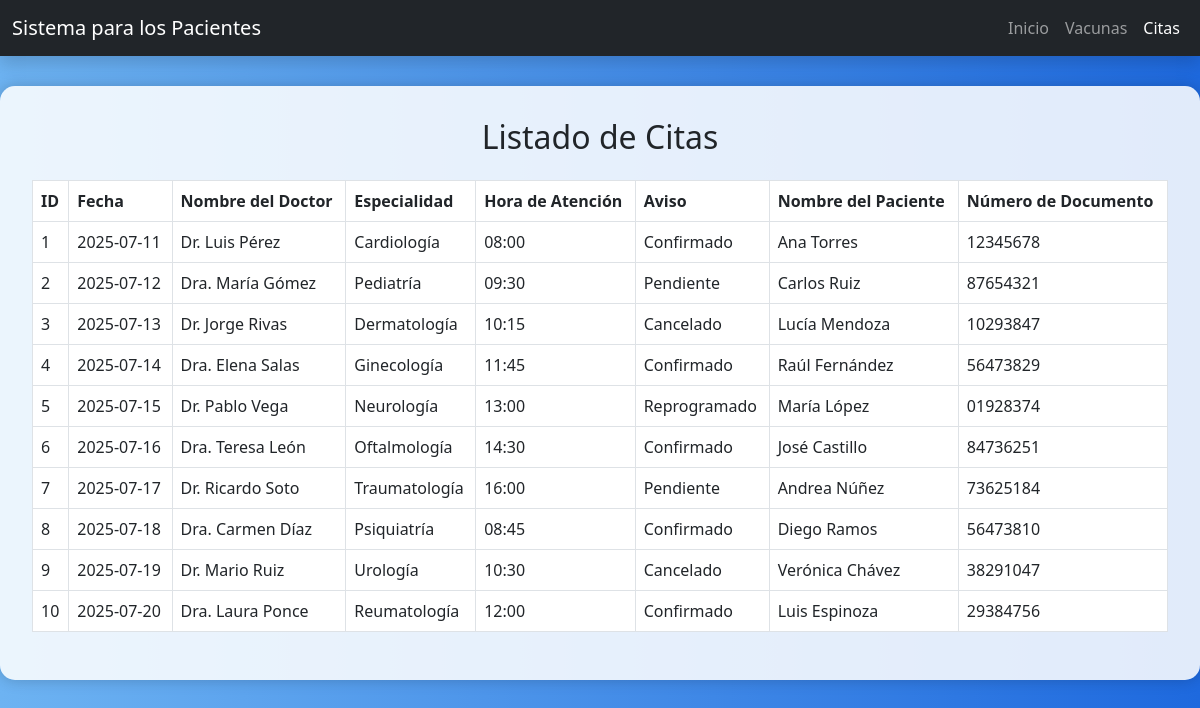
Screenshot of /Modulos/Paciente/Citas.php with the database file from the repository.
### tables this page shows
CREATE TABLE `cita` (
  `IdCita` int(11) NOT NULL,
  `Fecha` varchar(50) NOT NULL,
  `Dia` varchar(50) NOT NULL,
  `NombreDoctor` varchar(50) NOT NULL,
  `Especialidad` varchar(50) NOT NULL,
  `HoradeAtencion` varchar(50) NOT NULL,
  `Aviso` varchar(50) NOT NULL,
  `NombredelPaciente` varchar(50) NOT NULL,
  `NumDocumento` varchar(50) NOT NULL
);

### Modulos/Paciente/Citas.php (the view, shortened to what this page needs)
<?php
include('../../Conexion.php');
?>
<!DOCTYPE html>
<html lang="es">
<head>
  <link href="https://cdn.jsdelivr.net/npm/bootstrap@5.3.0/dist/css/bootstrap.min.css" rel="stylesheet" />
</head>
<body>
<nav class="navbar navbar-expand-lg navbar-dark bg-dark shadow">
  <div class="container-fluid">
    <a class="navbar-brand" href="#">Sistema para los Pacientes</a>
    <div class="collapse navbar-collapse" id="navbarNav">
      <ul class="navbar-nav ms-auto">
        <li class="nav-item"><a class="nav-link" href="Principal.php">Inicio</a></li>
        <li class="nav-item"><a class="nav-link" href="vacunas.php">Vacunas</a></li>
        <li class="nav-item"><a class="nav-link active" aria-current="page" href="Citas.php">Citas</a></li>
      </ul>
    </div>
  </div>
</nav>
<div class="table-container">
  <h2 class="text-center mb-4">Listado de Citas</h2>
  <div class="table-responsive">
    <table class="table table-bordered table-hover">
      <thead>
        <tr>
          <th>ID</th>
          <th>Fecha</th>
          <th>Nombre del Doctor</th>
          <th>Especialidad</th>
          <th>Hora de Atención</th>
          <th>Aviso</th>
          <th>Nombre del Paciente</th>
          <th>Número de Documento</th>
        </tr>
      </thead>
      <tbody>
        <?php
        $result = $link->query("SELECT * FROM cita");
        if ($result && $result->num_rows > 0) {
          while ($row = $result->fetch_assoc()) {
            echo "<tr>";
            echo "<td>" . htmlspecialchars($row["IdCita"]) . "</td>";
            echo "<td>" . htmlspecialchars($row["Fecha"]) . "</td>";
            echo "<td>" . htmlspecialchars($row["NombreDoctor"]) . "</td>";
            echo "<td>" . htmlspecialchars($row["Especialidad"]) . "</td>";
            echo "<td>" . htmlspecialchars($row["HoradeAtencion"]) . "</td>";
            echo "<td>" . htmlspecialchars($row["Aviso"]) . "</td>";
            echo "<td>" . htmlspecialchars($row["NombredelPaciente"]) . "</td>";
            echo "<td>" . htmlspecialchars($row["NumDocumento"]) . "</td>";
            echo "</tr>";
          }
        } else {
          echo "<tr><td colspan='8' class='text-center'>No se encontraron citas registradas.</td></tr>";
        }
        ?>
      </tbody>
    </table>
  </div>
</div>
</body>
</html>

### Modulos/Paciente/Citas.php (style rules this page uses)
body { background: linear-gradient(to right, #6db3f2, #1e69de); min-height: 100vh; }
.table-container { max-width: 1200px; background-color: #ffffffdd; padding: 2rem; border-radius: 15px; box-shadow: 0 0 15px rgba(0, 0, 0, 0.2); margin: 30px auto; }
.table thead { background-color: #1d3557; color: white; }

### rows the page displays
cita: IdCita "1", Fecha "2025-07-11", NombreDoctor "Dr. Luis Pérez", Especialidad "Cardiología", HoradeAtencion "08:00", Aviso "Confirmado", NombredelPaciente "Ana Torres", NumDocumento "12345678"
cita: IdCita "2", Fecha "2025-07-12", NombreDoctor "Dra. María Gómez", Especialidad "Pediatría", HoradeAtencion "09:30", Aviso "Pendiente", NombredelPaciente "Carlos Ruiz", NumDocumento "87654321"
cita: IdCita "3", Fecha "2025-07-13", NombreDoctor "Dr. Jorge Rivas", Especialidad "Dermatología", HoradeAtencion "10:15", Aviso "Cancelado", NombredelPaciente "Lucía Mendoza", NumDocumento "10293847"
cita: IdCita "4", Fecha "2025-07-14", NombreDoctor "Dra. Elena Salas", Especialidad "Ginecología", HoradeAtencion "11:45", Aviso "Confirmado", NombredelPaciente "Raúl Fernández", NumDocumento "56473829"
cita: IdCita "5", Fecha "2025-07-15", NombreDoctor "Dr. Pablo Vega", Especialidad "Neurología", HoradeAtencion "13:00", Aviso "Reprogramado", NombredelPaciente "María López", NumDocumento "01928374"
cita: IdCita "6", Fecha "2025-07-16", NombreDoctor "Dra. Teresa León", Especialidad "Oftalmología", HoradeAtencion "14:30", Aviso "Confirmado", NombredelPaciente "José Castillo", NumDocumento "84736251"
cita: IdCita "7", Fecha "2025-07-17", NombreDoctor "Dr. Ricardo Soto", Especialidad "Traumatología", HoradeAtencion "16:00", Aviso "Pendiente", NombredelPaciente "Andrea Núñez", NumDocumento "73625184"
cita: IdCita "8", Fecha "2025-07-18", NombreDoctor "Dra. Carmen Díaz", Especialidad "Psiquiatría", HoradeAtencion "08:45", Aviso "Confirmado", NombredelPaciente "Diego Ramos", NumDocumento "56473810"
cita: IdCita "9", Fecha "2025-07-19", NombreDoctor "Dr. Mario Ruiz", Especialidad "Urología", HoradeAtencion "10:30", Aviso "Cancelado", NombredelPaciente "Verónica Chávez", NumDocumento "38291047"
cita: IdCita "10", Fecha "2025-07-20", NombreDoctor "Dra. Laura Ponce", Especialidad "Reumatología", HoradeAtencion "12:00", Aviso "Confirmado", NombredelPaciente "Luis Espinoza", NumDocumento "29384756"
